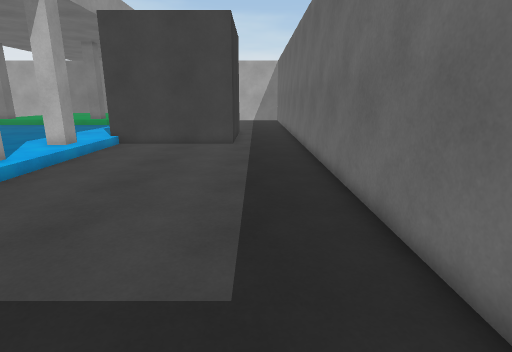
[1] (above)

16 first-person views from a walk through a 3-D level made in the Unity game engine. The camera is 1.4 m above the floor, tilts 14° down and sees 80° across. The floor is counted in squares, 0.5 m on a side. Each view is taken from the middle of a square. On the plan, view 1 faces up. The plan holds only what a view shows up to about 20 squares ahead; the rest is blank. The place goes on beyond the plan.

[2]
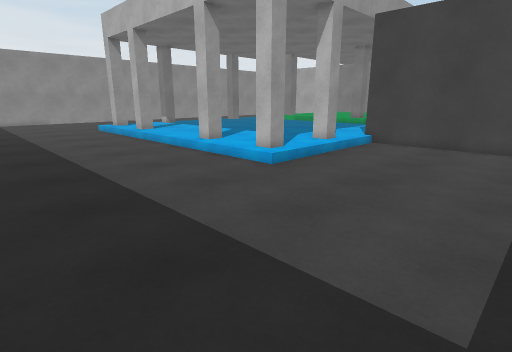

[3]
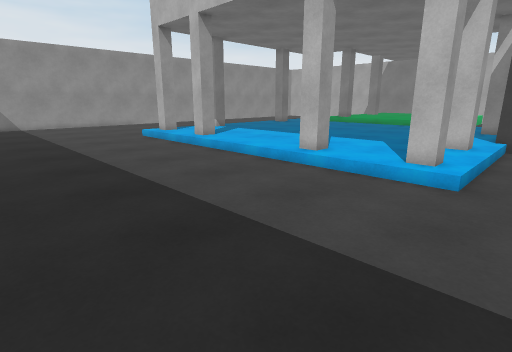

[4]
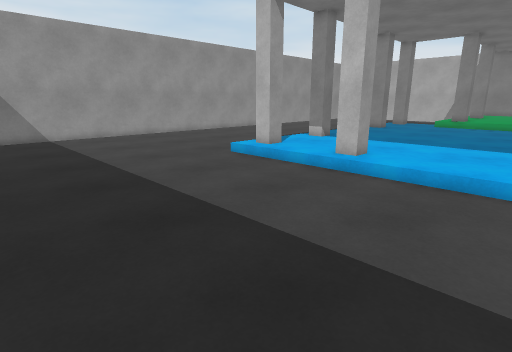

[5]
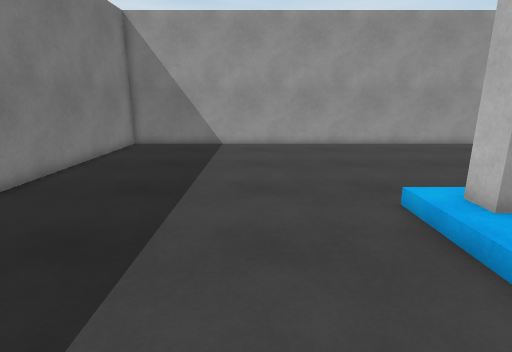

[6]
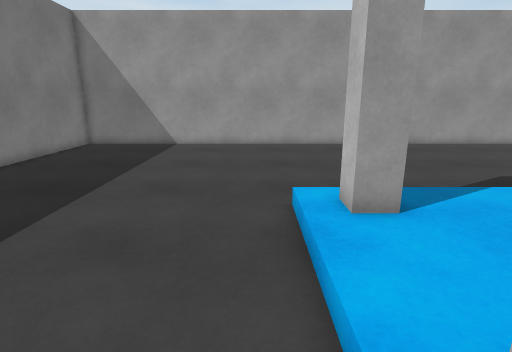

[7]
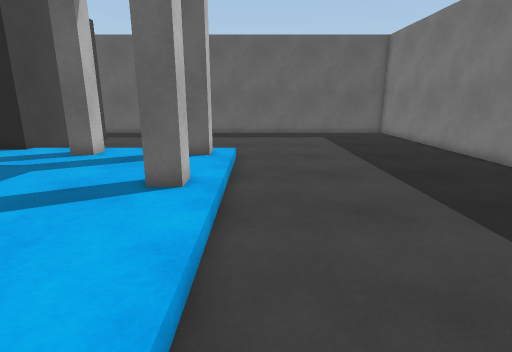

[8]
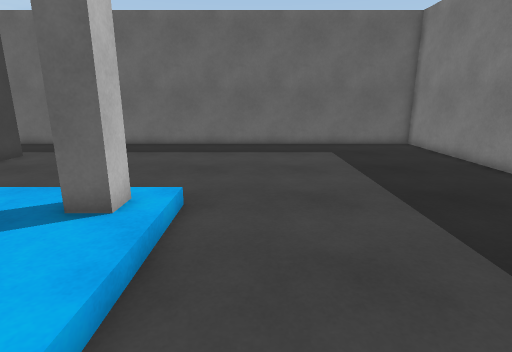

[9]
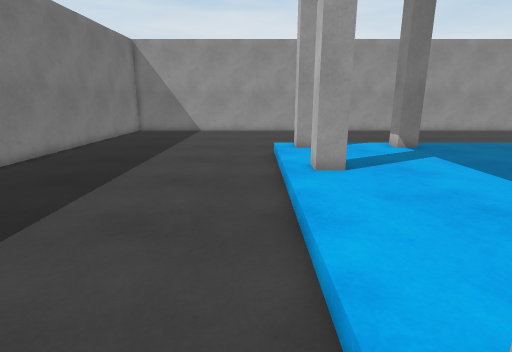

[10]
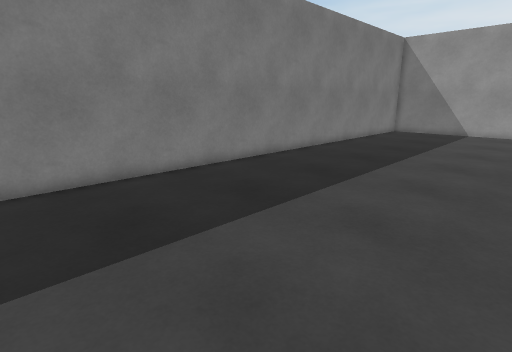

[11]
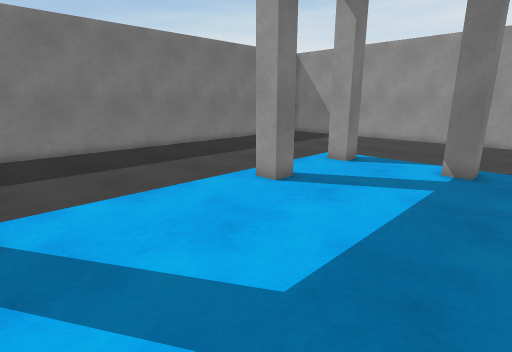

[12]
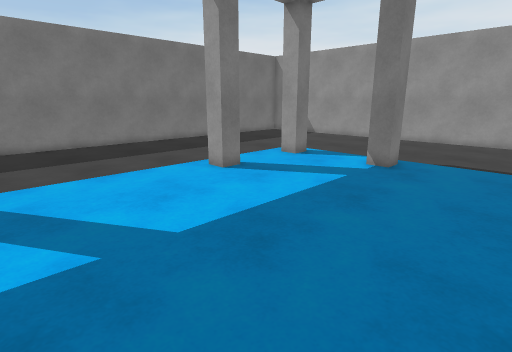

[13]
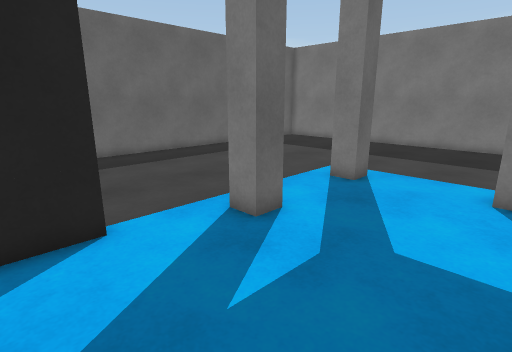

[14]
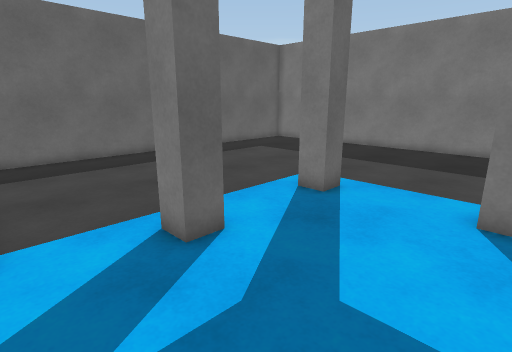

[15]
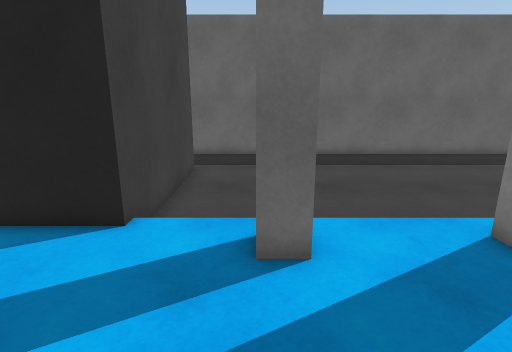

[16]
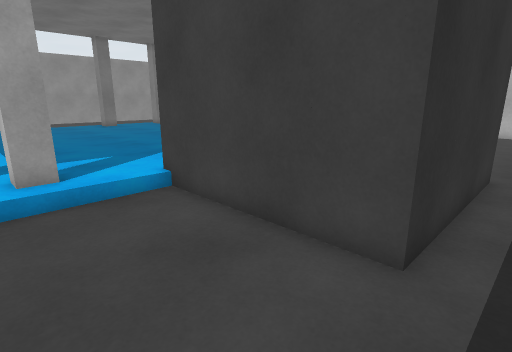

### Floor plan
Key: @ floor where view 1 was taken; # wall or solid block; . main floor; : floor 0.25 m higher than the main floor; / step, stairs or slope; C cube; L column.
Columns run from 43 left of view 1 to 3 right of it. Each row starts with its distance up from view 1.
 22 #.....      /::   :::::::::::::::CCC    CC....#
 21 #......     /::::::::::::::::::::CCCCCC  C....#
 20 #.........  /::::::::::::::::::::CCCCCCCCC....#
 19 #.........  /:::::::::::::::::::::/...........#
 18 #.......... /:::::::::::::::::::::/...........#
 17 #.......... /##:::::::::::::::::##/...........#
 16 #.......... /L#:::::::::::::::::L#/...........#
 15 #.......... /:::::::::::::::::::::/...........#
 14 #.......... /:::::::::::::::::::::/...........#
 13 #.......... /:::::::::::::::::::::/...........#
 12 #.......... /LL:::LL:::::::##:::##/...........#
 11 #.........../LL:::LL:::::::L#:::L#/...........#
 10 #...........///////////////////////...........#
  9 #.............................................#
  8 #.............................................#
  7 #.............................................#
  6 #.............................................#
  5 #.............................................#
  4 #.............................................#
  3 #.............................................#
  2 #.............................................#
  1 #.............................................#
  0 #..........................................@..#
 -1 #.............................................#
 -2 ###############################################

Where each view was taken, in squares from view 1:
view 1: 0 up, 0 right, facing up
view 2: 0 up, 0 right, facing up-left
view 3: 1 down, 7 left, facing up-left
view 4: 1 down, 18 left, facing up-left
view 5: 6 up, 23 left, facing left
view 6: 9 up, 23 left, facing left
view 7: 9 up, 24 left, facing right
view 8: 8 up, 17 left, facing right
view 9: 9 up, 14 left, facing left
view 10: 9 up, 14 left, facing down-left
view 11: 19 up, 16 left, facing down-left
view 12: 22 up, 16 left, facing down-left
view 13: 22 up, 16 left, facing down-right
view 14: 20 up, 16 left, facing down-right
view 15: 17 up, 16 left, facing right
view 16: 15 up, 0 right, facing up-left
